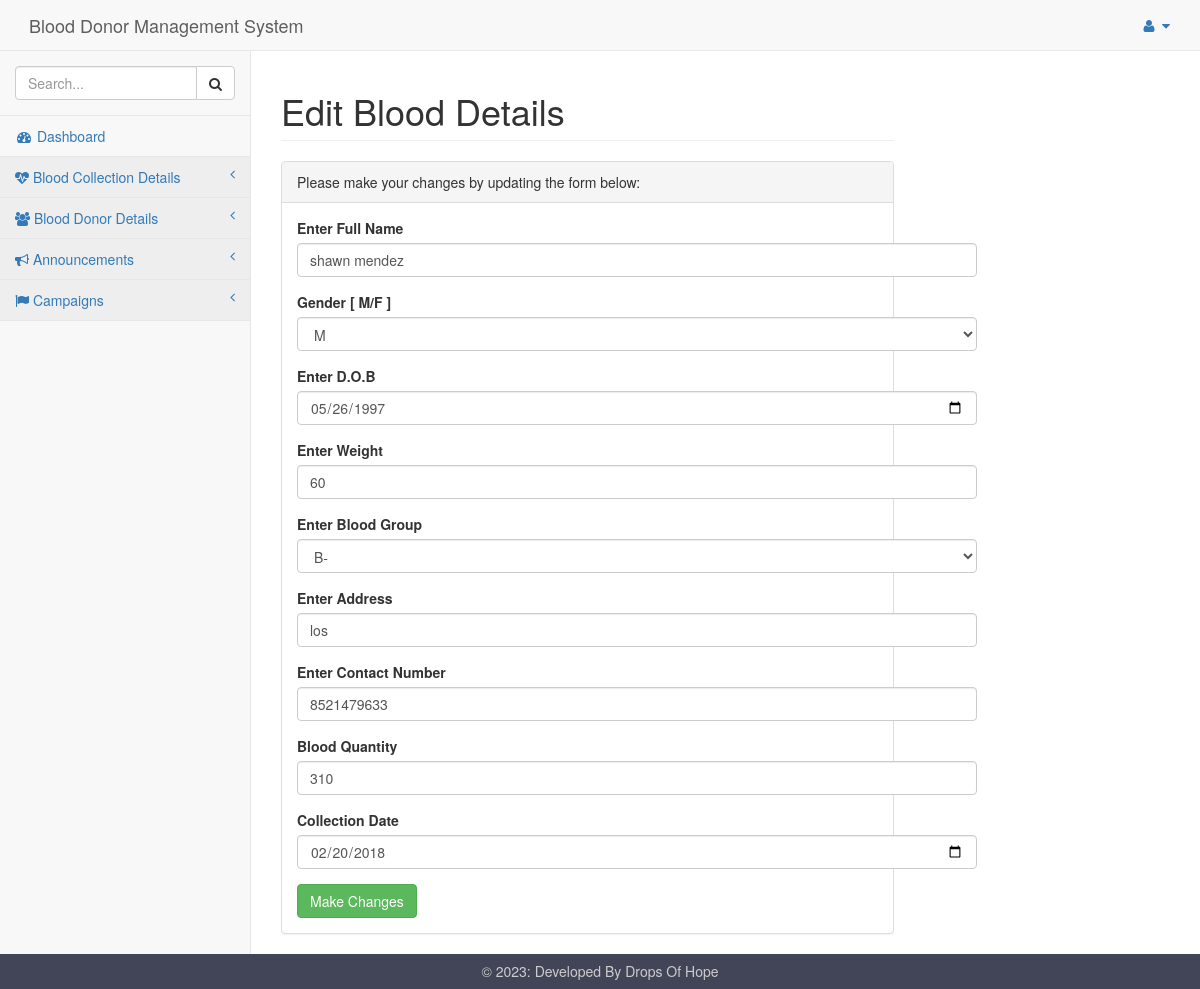
Page /admin/pages/editbloodform.php?id=3 on the committed database.
### tables this page shows
CREATE TABLE `blood` (
  `id` int(11) NOT NULL,
  `name` varchar(20) NOT NULL,
  `gender` varchar(20) NOT NULL,
  `dob` date NOT NULL,
  `weight` int(11) NOT NULL,
  `bloodgroup` varchar(3) NOT NULL,
  `address` varchar(20) NOT NULL,
  `contact` varchar(10) NOT NULL,
  `bloodqty` int(11) NOT NULL,
  `collection` date NOT NULL
);

### admin/pages/editbloodform.php (the view, shortened to what this page needs)
<!DOCTYPE html>
<html lang="en">
<head>
    <link href="../assests/vendor/bootstrap/css/bootstrap.min.css" rel="stylesheet">
    <link href="../assests/vendor/metisMenu/metisMenu.min.css" rel="stylesheet">
    <link href="../assests/css/sb-admin-2.css" rel="stylesheet">
    <link href="../assests/vendor/font-awesome/css/font-awesome.min.css" rel="stylesheet" type="text/css">
    <link rel="stylesheet" href="../assests/fonts/icofont.min.css">
</head>
<body>
    <div id="wrapper">
        <?php include 'includes/nav.php' ?>
        <div id="page-wrapper">
            <div class="row">
                <div class="col-lg-12">
                    <h1 class="page-header">Edit Blood Details</h1>
                </div>
            </div>
            <div class="row">
                <div class="col-lg-12">
                    <div class="panel panel-default">
                        <div class="panel-heading">
                            Please make your changes by updating the form below:
                        </div>
                        <div class="panel-body">
                            <div class="row">
                                <div class="col-lg-6">
                                    <?php
                                    include 'dbconnect.php';
                                    $id = $_GET['id'];
                                    $qry = "select * from blood where id='$id'";
                                    $result = mysqli_query($conn, $qry);
                                    while ($row = mysqli_fetch_array($result)) {
                                    ?>
                                        <form role="form" method="post">
                                            <div class="form-group">
                                                <label>Enter Full Name</label>
                                                <input class="form-control" type="text" name="name" value='<?php echo $row['name']; ?>' required>
                                            </div>
                                            <div class="form-group">
                                                <label>Gender [ M/F ]</label>
                                                <select class="form-control" name="gender" required>
                                                    <option value="<?php echo $row['gender']; ?>"><?php echo $row['gender']; ?></option>
                                                </select>
                                            </div>
                                            <div class="form-group">
                                                <label>Enter D.O.B</label>
                                                <input class="form-control" type="date" name="dob" value='<?php echo $row['dob']; ?>' required>
                                            </div>
                                            <div class="form-group">
                                                <label>Enter Weight</label>
                                                <input class="form-control" type="number" name="weight" value='<?php echo $row['weight']; ?>' required>
                                            </div>
                                            <div class="form-group">
                                                <label>Enter Blood Group</label>
                                                <select class="form-control" name="bloodgroup" value="" required>
                                                    <option value="<?php echo $row['bloodgroup']; ?>"><?php echo $row['bloodgroup']; ?></option>
                                                </select>
                                            </div>
                                            <div class="form-group">
                                                <label>Enter Address</label>
                                                <input class="form-control" type="text" name="address" value='<?php echo $row['address']; ?>' required>
                                            </div>
                                            <div class="form-group">
                                                <label>Enter Contact Number</label>
                                                <input class="form-control" type="number" name="contact" value='<?php echo $row['contact']; ?>' required>
                                            </div>
                                            <div class="form-group">
                                                <label>Blood Quantity</label>
                                                <input class="form-control" type="number" name="bloodqty" value='<?php echo $row['bloodqty']; ?>' required>
                                            </div>
                                            <div class="form-group">
                                                <label>Collection Date</label>
                                                <input class="form-control" type="date" name="collection" value='<?php echo $row['collection']; ?>' required>
                                            </div>
                                            <button type="submit" class="btn btn-success" name="updateblood">Make Changes</button>
                                        </form>
                                </div>
                            <?php
                                    }
                            ?>
                            </div>
                        </div>
                    </div>
                </div>
            </div>
        </div>
    </div>
</body>
<footer>
    <p>&copy; <?php echo date("Y"); ?>: Developed By Drops Of Hope</p>
</footer>
</html>

### admin/assests/css/sb-admin-2.css (style rules this page uses)
body { background-color: #f8f8f8; }
#wrapper { width: 100%; }
#page-wrapper { padding: 0 15px; min-height: 568px; background-color: white; }
@media (min-width: 768px) { #page-wrapper { position: inherit; margin: 0 0 0 250px; padding: 0 30px; border-left: 1px solid #e7e7e7; } }

### admin/pages/editbloodform.php (style rules this page uses)
footer { background-color: #424558; bottom: 0; left: 0; right: 0; height: 35px; text-align: center; color: #CCC; }
footer p { padding: 10.5px; margin: 0px; line-height: 100%; }

### rows in the picture
blood: name "shawn mendez", gender "M", dob "05/26/1997", weight "60", bloodgroup "B-", address "los", contact "8521479633", bloodqty "310", collection "02/20/2018"
